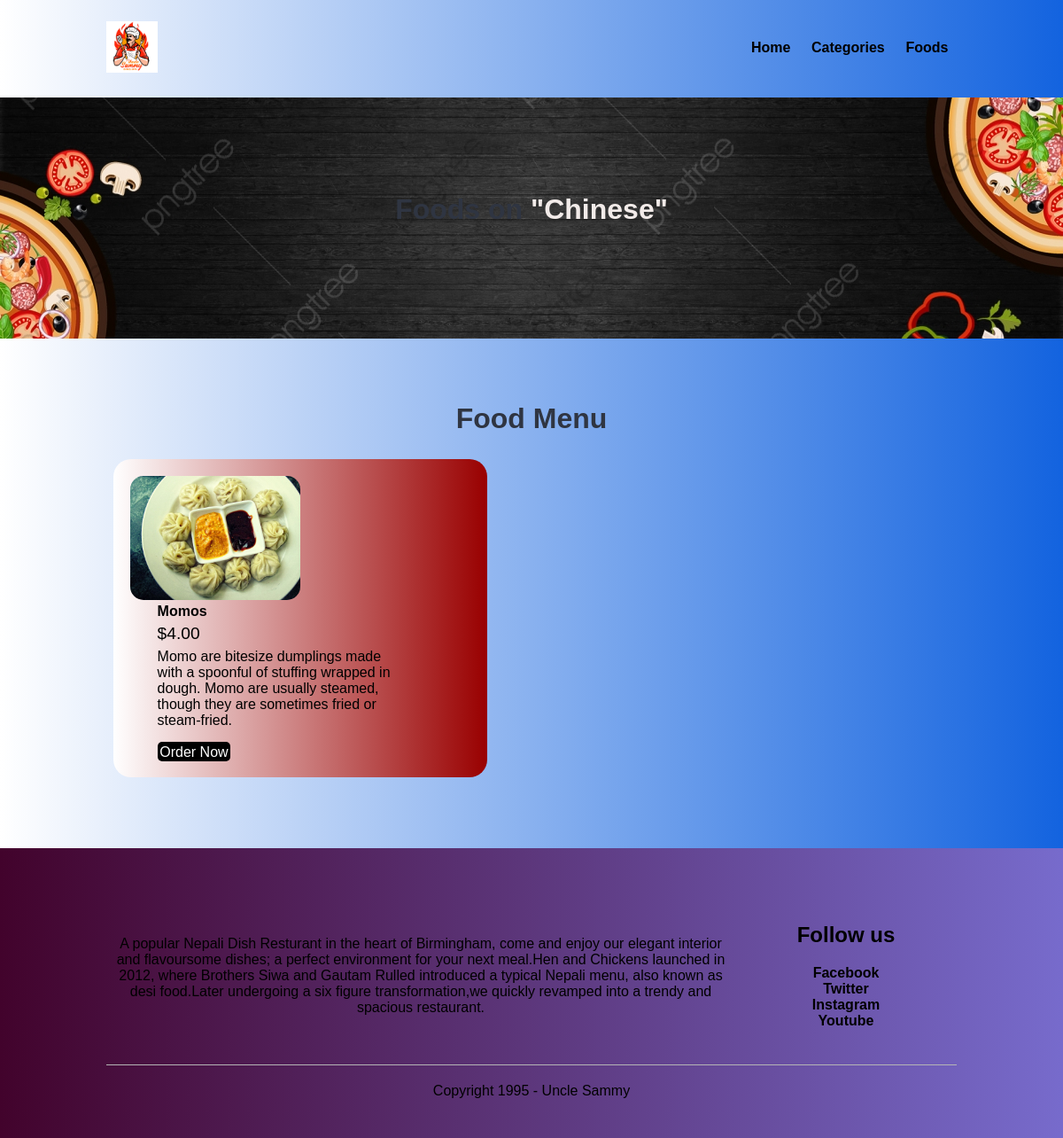
The app's page /food-order/category-foods.php?category_id=24 with its own data.
### tables this page shows
CREATE TABLE `category` (
  `id` int(10) UNSIGNED NOT NULL,
  `title` varchar(100) NOT NULL,
  `image_name` varchar(255) NOT NULL,
  `featured` varchar(10) NOT NULL,
  `active` varchar(10) NOT NULL
);

CREATE TABLE `food` (
  `id` int(10) UNSIGNED NOT NULL,
  `title` varchar(100) NOT NULL,
  `description` text NOT NULL,
  `price` decimal(10,2) NOT NULL,
  `image_name` varchar(255) NOT NULL,
  `category_id` int(10) UNSIGNED NOT NULL,
  `featured` varchar(10) NOT NULL,
  `active` varchar(10) NOT NULL
);

### food-order/category-foods.php (the view, shortened to what this page needs)
<?php include('partials-front/menu.php'); ?>
<?php
    if(isset($_GET['category_id']))
    {
        $category_id = $_GET['category_id'];
        $sql = "SELECT title FROM category WHERE id=$category_id";
        $res = mysqli_query($conn, $sql);
        $row = mysqli_fetch_assoc($res);
        $category_title = $row['title'];
    }
    else
    {
        header('location:'.SITEURL);
    }
?>
<section class="food-search text-center">
    <div class="container">
        <h2>Foods on <a href="#" class="text-white">"<?php echo $category_title; ?>"</a></h2>
    </div>
</section>
<section class="food-menu">
    <div class="container">
        <h2 class="text-center">Food Menu</h2>
        <?php
            $sql2 = "SELECT * FROM food WHERE category_id=$category_id";
            $res2 = mysqli_query($conn, $sql2);
            $count2 = mysqli_num_rows($res2);
            if($count2>0)
            {
                while($row2=mysqli_fetch_assoc($res2))
                {
                    $id = $row2['id'];
                    $title = $row2['title'];
                    $price = $row2['price'];
                    $description = $row2['description'];
                    $image_name = $row2['image_name'];
                    ?>
                    <div class="food-menu-box">
                        <div class="food-menu-img">
                            <?php
                                if($image_name=="")
                                {
                                    echo "<div class='error'>Image not Available.</div>";
                                }
                                else
                                {
                                    ?>
                                    <img src="<?php echo SITEURL; ?>images/food/<?php echo $image_name; ?>" alt="Chicke Hawain Pizza" class="img-responsive img-curve">
                                    <?php
                                }
                            ?>
                        </div>
                        <div class="food-menu-desc">
                            <h4><?php echo $title; ?></h4>
                            <p class="food-price">$<?php echo $price; ?></p>
                            <p class="food-detail">
                                <?php echo $description; ?>
                            </p>
                            <br>
                            <a href="<?php echo SITEURL; ?>order.php?food_id=<?php echo $id; ?>" class="btn btn-primary">Order Now</a>
                        </div>
                    </div>
                    <?php
                }
            }
            else
            {
                echo "<div class='error'>Food not Available.</div>";
            }
        ?>
    </div>
</section>
<?php include('partials-front/footer.php'); ?>

### food-order/css/style.css (style rules this page uses)
* { margin: 0 0; padding: 0 0; font-family: Arial, Helvetica, sans-serif; }
body { background: linear-gradient(90deg, #ffffff, #1363DF); }
.container { width: 80%; margin: 0 auto; padding: 2%; }
.img-responsive { width: 100%; }
.img-curve { border-radius: 15px; }
.text-center { text-align: center; }
.text-white { color: #F2EBE9; }
a { color: #000000; text-decoration: none; }
.btn { padding: 1%; border: none; font-size: 1rem; border-radius: 5px; }
.btn-primary { background-color: #000000; color: white; cursor: pointer; }
h2 { color: #2f3542; font-size: 2rem; margin-bottom: 2%; }
.food-search { background-image: url(../images/bg1.jpg); background-size: cover; background-repeat: no-repeat; background-position: center; padding: 7% 0; }
.food-menu { background: linear-gradient(90deg, #ffffff, #1363DF); padding: 4% 0; }
.food-menu-box { width: 40%; margin: 0.8%; padding: 2%; float: left; background: linear-gradient(90deg, #ffffff, #990000); border-radius: 20px; }
.food-menu-img { width: 50%; float: left; }
.food-menu-desc { width: 70%; float: left; margin-left: 8%; }
.food-price { font-size: 1.2rem; margin: 2% 0; }
.food-detail { font-size: 1rem; color: #000000; }

### food-order/css/footer.css (style rules this page uses)
.container { max-width: 1300px; margin: auto; padding-left: 25px; padding-right: 25px; }

### records on screen
category: title "Chinese"
food: image_name (picture), title "Momos", price "4.00", description "Momo are bitesize dumplings made with a spoonful of stuffing wrapped in dough. Momo are usually steamed, though they are sometimes fried or steam-fried."
